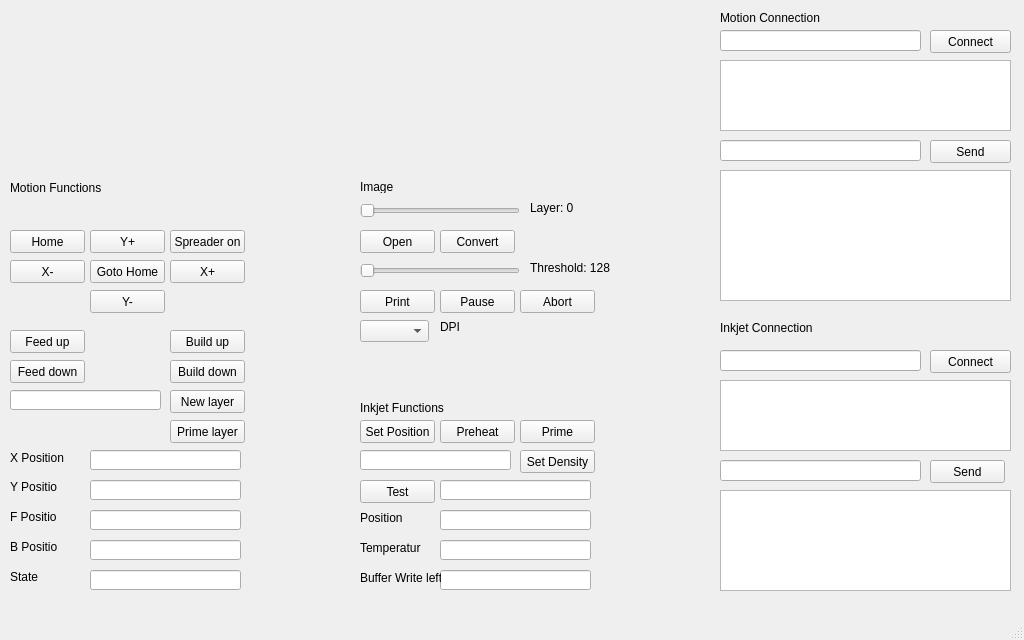
<?xml version="1.0" encoding="UTF-8"?>
<ui version="4.0">
 <class>MainWindow</class>
 <widget class="QMainWindow" name="MainWindow">
  <property name="geometry">
   <rect>
    <x>0</x>
    <y>0</y>
    <width>1024</width>
    <height>640</height>
   </rect>
  </property>
  <property name="windowTitle">
   <string>MainWindow</string>
  </property>
  <widget class="QWidget" name="centralwidget">
   <widget class="QPushButton" name="pushButton">
    <property name="geometry">
     <rect>
      <x>10</x>
      <y>230</y>
      <width>75</width>
      <height>23</height>
     </rect>
    </property>
    <property name="text">
     <string>Home</string>
    </property>
   </widget>
   <widget class="QLabel" name="label">
    <property name="geometry">
     <rect>
      <x>10</x>
      <y>180</y>
      <width>101</width>
      <height>16</height>
     </rect>
    </property>
    <property name="text">
     <string>Motion Functions</string>
    </property>
   </widget>
   <widget class="QPushButton" name="pushButton_2">
    <property name="geometry">
     <rect>
      <x>90</x>
      <y>230</y>
      <width>75</width>
      <height>23</height>
     </rect>
    </property>
    <property name="text">
     <string>Y+</string>
    </property>
   </widget>
   <widget class="QPushButton" name="pushButton_3">
    <property name="geometry">
     <rect>
      <x>170</x>
      <y>230</y>
      <width>75</width>
      <height>23</height>
     </rect>
    </property>
    <property name="text">
     <string>Spreader on</string>
    </property>
   </widget>
   <widget class="QPushButton" name="pushButton_4">
    <property name="geometry">
     <rect>
      <x>10</x>
      <y>260</y>
      <width>75</width>
      <height>23</height>
     </rect>
    </property>
    <property name="text">
     <string>X-</string>
    </property>
   </widget>
   <widget class="QPushButton" name="pushButton_5">
    <property name="geometry">
     <rect>
      <x>90</x>
      <y>260</y>
      <width>75</width>
      <height>23</height>
     </rect>
    </property>
    <property name="text">
     <string>Goto Home</string>
    </property>
   </widget>
   <widget class="QPushButton" name="pushButton_6">
    <property name="geometry">
     <rect>
      <x>170</x>
      <y>260</y>
      <width>75</width>
      <height>23</height>
     </rect>
    </property>
    <property name="text">
     <string>X+</string>
    </property>
   </widget>
   <widget class="QPushButton" name="pushButton_7">
    <property name="geometry">
     <rect>
      <x>90</x>
      <y>290</y>
      <width>75</width>
      <height>23</height>
     </rect>
    </property>
    <property name="text">
     <string>Y-</string>
    </property>
   </widget>
   <widget class="QPushButton" name="pushButton_8">
    <property name="geometry">
     <rect>
      <x>10</x>
      <y>330</y>
      <width>75</width>
      <height>23</height>
     </rect>
    </property>
    <property name="text">
     <string>Feed up</string>
    </property>
   </widget>
   <widget class="QPushButton" name="pushButton_9">
    <property name="geometry">
     <rect>
      <x>170</x>
      <y>330</y>
      <width>75</width>
      <height>23</height>
     </rect>
    </property>
    <property name="text">
     <string>Build up</string>
    </property>
   </widget>
   <widget class="QPushButton" name="pushButton_10">
    <property name="geometry">
     <rect>
      <x>10</x>
      <y>360</y>
      <width>75</width>
      <height>23</height>
     </rect>
    </property>
    <property name="text">
     <string>Feed down</string>
    </property>
   </widget>
   <widget class="QPushButton" name="pushButton_11">
    <property name="geometry">
     <rect>
      <x>170</x>
      <y>360</y>
      <width>75</width>
      <height>23</height>
     </rect>
    </property>
    <property name="text">
     <string>Build down</string>
    </property>
   </widget>
   <widget class="QLineEdit" name="lineEdit">
    <property name="geometry">
     <rect>
      <x>10</x>
      <y>390</y>
      <width>151</width>
      <height>20</height>
     </rect>
    </property>
   </widget>
   <widget class="QPushButton" name="pushButton_12">
    <property name="geometry">
     <rect>
      <x>170</x>
      <y>390</y>
      <width>75</width>
      <height>23</height>
     </rect>
    </property>
    <property name="text">
     <string>New layer</string>
    </property>
   </widget>
   <widget class="QLineEdit" name="lineEdit_2">
    <property name="geometry">
     <rect>
      <x>90</x>
      <y>450</y>
      <width>151</width>
      <height>20</height>
     </rect>
    </property>
   </widget>
   <widget class="QLabel" name="label_2">
    <property name="geometry">
     <rect>
      <x>10</x>
      <y>450</y>
      <width>71</width>
      <height>16</height>
     </rect>
    </property>
    <property name="text">
     <string>X Position</string>
    </property>
   </widget>
   <widget class="QPushButton" name="pushButton_13">
    <property name="geometry">
     <rect>
      <x>170</x>
      <y>420</y>
      <width>75</width>
      <height>23</height>
     </rect>
    </property>
    <property name="text">
     <string>Prime layer</string>
    </property>
   </widget>
   <widget class="QLabel" name="label_3">
    <property name="geometry">
     <rect>
      <x>10</x>
      <y>480</y>
      <width>47</width>
      <height>13</height>
     </rect>
    </property>
    <property name="text">
     <string>Y Position</string>
    </property>
   </widget>
   <widget class="QLineEdit" name="lineEdit_3">
    <property name="geometry">
     <rect>
      <x>90</x>
      <y>480</y>
      <width>151</width>
      <height>20</height>
     </rect>
    </property>
   </widget>
   <widget class="QLabel" name="label_4">
    <property name="geometry">
     <rect>
      <x>10</x>
      <y>510</y>
      <width>47</width>
      <height>13</height>
     </rect>
    </property>
    <property name="text">
     <string>F Position</string>
    </property>
   </widget>
   <widget class="QLineEdit" name="lineEdit_4">
    <property name="geometry">
     <rect>
      <x>90</x>
      <y>510</y>
      <width>151</width>
      <height>20</height>
     </rect>
    </property>
   </widget>
   <widget class="QLabel" name="label_5">
    <property name="geometry">
     <rect>
      <x>10</x>
      <y>540</y>
      <width>47</width>
      <height>13</height>
     </rect>
    </property>
    <property name="text">
     <string>B Position</string>
    </property>
   </widget>
   <widget class="QLineEdit" name="lineEdit_5">
    <property name="geometry">
     <rect>
      <x>90</x>
      <y>540</y>
      <width>151</width>
      <height>20</height>
     </rect>
    </property>
   </widget>
   <widget class="QLineEdit" name="lineEdit_6">
    <property name="geometry">
     <rect>
      <x>90</x>
      <y>570</y>
      <width>151</width>
      <height>20</height>
     </rect>
    </property>
   </widget>
   <widget class="QLabel" name="label_6">
    <property name="geometry">
     <rect>
      <x>10</x>
      <y>570</y>
      <width>47</width>
      <height>13</height>
     </rect>
    </property>
    <property name="text">
     <string>State</string>
    </property>
   </widget>
   <widget class="QPushButton" name="pushButton_14">
    <property name="geometry">
     <rect>
      <x>360</x>
      <y>230</y>
      <width>75</width>
      <height>23</height>
     </rect>
    </property>
    <property name="text">
     <string>Open</string>
    </property>
   </widget>
   <widget class="QPushButton" name="pushButton_15">
    <property name="geometry">
     <rect>
      <x>440</x>
      <y>230</y>
      <width>75</width>
      <height>23</height>
     </rect>
    </property>
    <property name="text">
     <string>Convert</string>
    </property>
   </widget>
   <widget class="QSlider" name="horizontalSlider">
    <property name="geometry">
     <rect>
      <x>360</x>
      <y>200</y>
      <width>160</width>
      <height>22</height>
     </rect>
    </property>
    <property name="orientation">
     <enum>Qt::Horizontal</enum>
    </property>
   </widget>
   <widget class="QLabel" name="label_7">
    <property name="geometry">
     <rect>
      <x>360</x>
      <y>180</y>
      <width>47</width>
      <height>13</height>
     </rect>
    </property>
    <property name="text">
     <string>Image</string>
    </property>
   </widget>
   <widget class="QLabel" name="label_8">
    <property name="geometry">
     <rect>
      <x>530</x>
      <y>200</y>
      <width>71</width>
      <height>16</height>
     </rect>
    </property>
    <property name="text">
     <string>Layer: 0</string>
    </property>
   </widget>
   <widget class="QSlider" name="horizontalSlider_2">
    <property name="geometry">
     <rect>
      <x>360</x>
      <y>260</y>
      <width>160</width>
      <height>22</height>
     </rect>
    </property>
    <property name="orientation">
     <enum>Qt::Horizontal</enum>
    </property>
   </widget>
   <widget class="QLabel" name="label_9">
    <property name="geometry">
     <rect>
      <x>530</x>
      <y>260</y>
      <width>81</width>
      <height>16</height>
     </rect>
    </property>
    <property name="text">
     <string>Threshold: 128</string>
    </property>
   </widget>
   <widget class="QPushButton" name="pushButton_16">
    <property name="geometry">
     <rect>
      <x>360</x>
      <y>290</y>
      <width>75</width>
      <height>23</height>
     </rect>
    </property>
    <property name="text">
     <string>Print</string>
    </property>
   </widget>
   <widget class="QPushButton" name="pushButton_17">
    <property name="geometry">
     <rect>
      <x>440</x>
      <y>290</y>
      <width>75</width>
      <height>23</height>
     </rect>
    </property>
    <property name="text">
     <string>Pause</string>
    </property>
   </widget>
   <widget class="QPushButton" name="pushButton_18">
    <property name="geometry">
     <rect>
      <x>520</x>
      <y>290</y>
      <width>75</width>
      <height>23</height>
     </rect>
    </property>
    <property name="text">
     <string>Abort</string>
    </property>
   </widget>
   <widget class="QComboBox" name="comboBox">
    <property name="geometry">
     <rect>
      <x>360</x>
      <y>320</y>
      <width>69</width>
      <height>22</height>
     </rect>
    </property>
   </widget>
   <widget class="QLabel" name="label_10">
    <property name="geometry">
     <rect>
      <x>440</x>
      <y>320</y>
      <width>47</width>
      <height>13</height>
     </rect>
    </property>
    <property name="frameShape">
     <enum>QFrame::NoFrame</enum>
    </property>
    <property name="text">
     <string>DPI</string>
    </property>
   </widget>
   <widget class="QLabel" name="label_11">
    <property name="geometry">
     <rect>
      <x>360</x>
      <y>400</y>
      <width>91</width>
      <height>16</height>
     </rect>
    </property>
    <property name="text">
     <string>Inkjet Functions</string>
    </property>
   </widget>
   <widget class="QPushButton" name="pushButton_19">
    <property name="geometry">
     <rect>
      <x>360</x>
      <y>420</y>
      <width>75</width>
      <height>23</height>
     </rect>
    </property>
    <property name="text">
     <string>Set Position</string>
    </property>
   </widget>
   <widget class="QPushButton" name="pushButton_20">
    <property name="geometry">
     <rect>
      <x>440</x>
      <y>420</y>
      <width>75</width>
      <height>23</height>
     </rect>
    </property>
    <property name="text">
     <string>Preheat</string>
    </property>
   </widget>
   <widget class="QPushButton" name="pushButton_21">
    <property name="geometry">
     <rect>
      <x>520</x>
      <y>420</y>
      <width>75</width>
      <height>23</height>
     </rect>
    </property>
    <property name="text">
     <string>Prime</string>
    </property>
   </widget>
   <widget class="QPushButton" name="pushButton_22">
    <property name="geometry">
     <rect>
      <x>520</x>
      <y>450</y>
      <width>75</width>
      <height>23</height>
     </rect>
    </property>
    <property name="text">
     <string>Set Density</string>
    </property>
   </widget>
   <widget class="QLineEdit" name="lineEdit_7">
    <property name="geometry">
     <rect>
      <x>360</x>
      <y>450</y>
      <width>151</width>
      <height>20</height>
     </rect>
    </property>
   </widget>
   <widget class="QPushButton" name="pushButton_23">
    <property name="geometry">
     <rect>
      <x>360</x>
      <y>480</y>
      <width>75</width>
      <height>23</height>
     </rect>
    </property>
    <property name="text">
     <string>Test</string>
    </property>
   </widget>
   <widget class="QLineEdit" name="lineEdit_8">
    <property name="geometry">
     <rect>
      <x>440</x>
      <y>480</y>
      <width>151</width>
      <height>20</height>
     </rect>
    </property>
   </widget>
   <widget class="QLineEdit" name="lineEdit_9">
    <property name="geometry">
     <rect>
      <x>440</x>
      <y>510</y>
      <width>151</width>
      <height>20</height>
     </rect>
    </property>
   </widget>
   <widget class="QLineEdit" name="lineEdit_10">
    <property name="geometry">
     <rect>
      <x>440</x>
      <y>540</y>
      <width>151</width>
      <height>20</height>
     </rect>
    </property>
   </widget>
   <widget class="QLineEdit" name="lineEdit_11">
    <property name="geometry">
     <rect>
      <x>440</x>
      <y>570</y>
      <width>151</width>
      <height>20</height>
     </rect>
    </property>
   </widget>
   <widget class="QLabel" name="label_12">
    <property name="geometry">
     <rect>
      <x>360</x>
      <y>510</y>
      <width>51</width>
      <height>16</height>
     </rect>
    </property>
    <property name="text">
     <string>Position</string>
    </property>
   </widget>
   <widget class="QLabel" name="label_13">
    <property name="geometry">
     <rect>
      <x>360</x>
      <y>540</y>
      <width>61</width>
      <height>16</height>
     </rect>
    </property>
    <property name="text">
     <string>Temperature</string>
    </property>
   </widget>
   <widget class="QLabel" name="label_14">
    <property name="geometry">
     <rect>
      <x>360</x>
      <y>570</y>
      <width>81</width>
      <height>16</height>
     </rect>
    </property>
    <property name="text">
     <string>Buffer Write left</string>
    </property>
   </widget>
   <widget class="QLabel" name="label_15">
    <property name="geometry">
     <rect>
      <x>720</x>
      <y>10</y>
      <width>101</width>
      <height>16</height>
     </rect>
    </property>
    <property name="text">
     <string>Motion Connection</string>
    </property>
   </widget>
   <widget class="QLineEdit" name="lineEdit_12">
    <property name="geometry">
     <rect>
      <x>720</x>
      <y>30</y>
      <width>201</width>
      <height>21</height>
     </rect>
    </property>
   </widget>
   <widget class="QPushButton" name="pushButton_24">
    <property name="geometry">
     <rect>
      <x>930</x>
      <y>30</y>
      <width>81</width>
      <height>23</height>
     </rect>
    </property>
    <property name="text">
     <string>Connect</string>
    </property>
   </widget>
   <widget class="QPlainTextEdit" name="plainTextEdit">
    <property name="geometry">
     <rect>
      <x>720</x>
      <y>60</y>
      <width>291</width>
      <height>71</height>
     </rect>
    </property>
   </widget>
   <widget class="QLineEdit" name="lineEdit_13">
    <property name="geometry">
     <rect>
      <x>720</x>
      <y>140</y>
      <width>201</width>
      <height>21</height>
     </rect>
    </property>
   </widget>
   <widget class="QPushButton" name="pushButton_25">
    <property name="geometry">
     <rect>
      <x>930</x>
      <y>140</y>
      <width>81</width>
      <height>23</height>
     </rect>
    </property>
    <property name="text">
     <string>Send</string>
    </property>
   </widget>
   <widget class="QPlainTextEdit" name="plainTextEdit_2">
    <property name="geometry">
     <rect>
      <x>720</x>
      <y>170</y>
      <width>291</width>
      <height>131</height>
     </rect>
    </property>
   </widget>
   <widget class="QLabel" name="label_16">
    <property name="geometry">
     <rect>
      <x>720</x>
      <y>320</y>
      <width>121</width>
      <height>16</height>
     </rect>
    </property>
    <property name="frameShape">
     <enum>QFrame::NoFrame</enum>
    </property>
    <property name="text">
     <string>Inkjet Connection</string>
    </property>
   </widget>
   <widget class="QLineEdit" name="lineEdit_14">
    <property name="geometry">
     <rect>
      <x>720</x>
      <y>350</y>
      <width>201</width>
      <height>21</height>
     </rect>
    </property>
   </widget>
   <widget class="QPushButton" name="pushButton_26">
    <property name="geometry">
     <rect>
      <x>930</x>
      <y>350</y>
      <width>81</width>
      <height>23</height>
     </rect>
    </property>
    <property name="text">
     <string>Connect</string>
    </property>
   </widget>
   <widget class="QPlainTextEdit" name="plainTextEdit_3">
    <property name="geometry">
     <rect>
      <x>720</x>
      <y>380</y>
      <width>291</width>
      <height>71</height>
     </rect>
    </property>
   </widget>
   <widget class="QLineEdit" name="lineEdit_15">
    <property name="geometry">
     <rect>
      <x>720</x>
      <y>460</y>
      <width>201</width>
      <height>21</height>
     </rect>
    </property>
   </widget>
   <widget class="QPushButton" name="pushButton_27">
    <property name="geometry">
     <rect>
      <x>930</x>
      <y>460</y>
      <width>75</width>
      <height>23</height>
     </rect>
    </property>
    <property name="text">
     <string>Send</string>
    </property>
   </widget>
   <widget class="QPlainTextEdit" name="plainTextEdit_4">
    <property name="geometry">
     <rect>
      <x>720</x>
      <y>490</y>
      <width>291</width>
      <height>101</height>
     </rect>
    </property>
   </widget>
  </widget>
  <widget class="QMenuBar" name="menubar">
   <property name="geometry">
    <rect>
     <x>0</x>
     <y>0</y>
     <width>1024</width>
     <height>21</height>
    </rect>
   </property>
  </widget>
  <widget class="QStatusBar" name="statusbar"/>
 </widget>
 <resources/>
 <connections/>
</ui>
